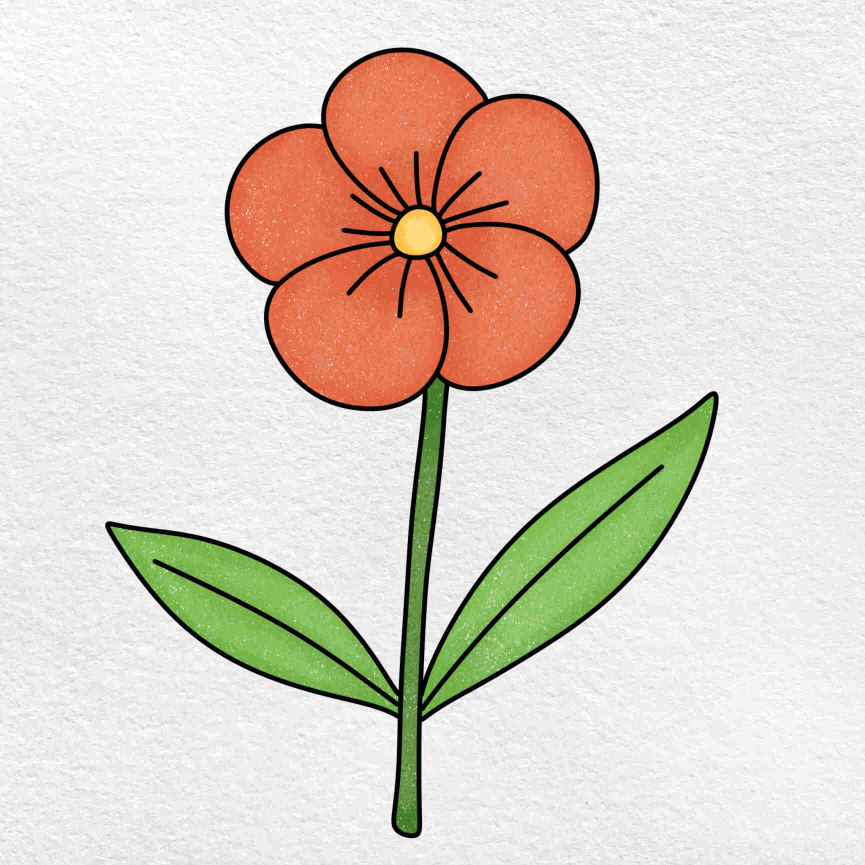
#> input picture Images/flower.jpg, 1730 x 1730 px (shown at 1/2 size)
$ python make_drawing_path.py --image ../Images/flower.jpg -o out.png
#> lines starting #> are read from the running program, lines starting #| are printed output that depends on the picture; after the words box and inside, x2 and y2 are one past the last pixel; in counts of white or black regions, pixels touching at a corner belong together
#!/usr/bin/env python3
"""Create Drawing_Demo replay files from images or normalized coordinates."""

import argparse
import math
import re
from dataclasses import dataclass
from pathlib import Path

import cv2
import numpy as np


DEFAULT_WIDTH = 300
DEFAULT_HEIGHT = 400
DEFAULT_START = (0.5, 0.5)


@dataclass(frozen=True)
class Point:
    x: float
    y: float


@dataclass(frozen=True)
class Sample:
    x: float
    y: float
    pen: int


def clamp01(value: float) -> float:
    return max(0.0, min(1.0, value))


def clamp_margin(value: float, width_m: float, height_m: float) -> float:
    max_margin = max(0.0, min(width_m, height_m) * 0.45)
    return max(0.0, min(value, max_margin))


def distance(a: Point, b: Point) -> float:
    return math.hypot(a.x - b.x, a.y - b.y)


def physical_distance(a: Point, b: Point, width_m: float, height_m: float) -> float:
    return math.hypot((a.x - b.x) * width_m, (a.y - b.y) * height_m)


def interpolate(a: Point, b: Point, max_step: float):
    steps = max(1, int(math.ceil(distance(a, b) / max(max_step, 1e-6))))
    for i in range(1, steps + 1):
        t = i / steps
        yield Point(a.x + (b.x - a.x) * t, a.y + (b.y - a.y) * t)


def add_hold(samples, point: Point, pen: int, count: int):
    for _ in range(max(0, count)):
        samples.append(Sample(point.x, point.y, pen))


def add_move(samples, current: Point, target: Point, pen: int, max_step: float):
    for point in interpolate(current, target, max_step):
        samples.append(Sample(point.x, point.y, pen))
    return target


def order_strokes_nearest_neighbor(strokes):
    if not strokes:
        return []

    remaining = [list(stroke) for stroke in strokes]
    current = Point(*DEFAULT_START)
    ordered = []
    while remaining:
        best_index = 0
        best_reverse = False
        best_distance = float("inf")
        for index, stroke in enumerate(remaining):
            start_distance = distance(current, stroke[0])
            end_distance = distance(current, stroke[-1])
            if start_distance < best_distance:
                best_distance = start_distance
                best_index = index
                best_reverse = False
            if end_distance < best_distance:
                best_distance = end_distance
                best_index = index
                best_reverse = True
        stroke = remaining.pop(best_index)
        if best_reverse:
            stroke.reverse()
        ordered.append(stroke)
        current = stroke[-1]
    return ordered


# [152 lines left out: functions stroke_bounds, fit_strokes_to_physical_area, section_strokes_by_physical_length, stretch_samples_to_count, not called in this run]


def samples_from_strokes(
    strokes,
    travel_step: float,
    draw_step: float,
    lift_samples: int,
    hover_samples: int,
    press_samples: int,
    final_lift_samples: int,
):
    samples = []
    current = Point(*DEFAULT_START)
    add_hold(samples, current, 0, lift_samples)

    for stroke in order_strokes_nearest_neighbor(strokes):
        if len(stroke) < 2:
            continue

        start = stroke[0]
        add_hold(samples, current, 0, lift_samples)
        current = add_move(samples, current, start, 0, travel_step)
        add_hold(samples, current, 0, hover_samples)
        add_hold(samples, current, 1, press_samples)

        for point in stroke[1:]:
            current = add_move(samples, current, point, 1, draw_step)

    add_hold(samples, current, 0, final_lift_samples)
    return samples


def resize_to_canvas(gray, width: int, height: int):
    image_height, image_width = gray.shape[:2]
    scale = min(width / image_width, height / image_height)
    resized_width = max(1, int(round(image_width * scale)))
    resized_height = max(1, int(round(image_height * scale)))
    resized = cv2.resize(gray, (resized_width, resized_height), interpolation=cv2.INTER_AREA)

    canvas = np.full((height, width), 255, dtype=np.uint8)
    x0 = (width - resized_width) // 2
    y0 = (height - resized_height) // 2
    canvas[y0 : y0 + resized_height, x0 : x0 + resized_width] = resized
    return canvas


def to_uint8(image):
    if image.dtype == np.uint8:
        return image
    if np.issubdtype(image.dtype, np.integer):
        max_value = np.iinfo(image.dtype).max
        scaled = image.astype(np.float32) * (255.0 / max(float(max_value), 1.0))
        return np.clip(scaled, 0, 255).astype(np.uint8)

    image = image.astype(np.float32)
    finite = image[np.isfinite(image)]
    if finite.size == 0:
        return np.zeros(image.shape, dtype=np.uint8)
    low = float(finite.min())
    high = float(finite.max())
    if 0.0 <= low and high <= 1.0:
        return np.clip(image * 255.0, 0, 255).astype(np.uint8)
    if low == high:
        return np.full(image.shape, 255 if high > 0 else 0, dtype=np.uint8)
    scaled = (image - low) * (255.0 / (high - low))
    return np.clip(scaled, 0, 255).astype(np.uint8)


def as_uint8_grayscale(image):
    image = to_uint8(image)
    if image.ndim == 2:
        gray = image
    elif image.ndim == 3 and image.shape[2] == 4:
        alpha = image[:, :, 3:4].astype(np.float32) / 255.0
        bgr = image[:, :, :3].astype(np.float32)
        composited = bgr * alpha + 255.0 * (1.0 - alpha)
        gray = cv2.cvtColor(composited.astype(np.uint8), cv2.COLOR_BGR2GRAY)
    elif image.ndim == 3 and image.shape[2] == 3:
        gray = cv2.cvtColor(image, cv2.COLOR_BGR2GRAY)
    else:
        raise ValueError(f"Unsupported image shape: {image.shape}")

    return gray


def read_grayscale(image_path: Path):
    image = cv2.imread(str(image_path), cv2.IMREAD_UNCHANGED)
    if image is None:
        raise ValueError(f"Unable to read image: {image_path}")
    return as_uint8_grayscale(image)


def enhance_grayscale_for_tracing(gray):
    clahe = cv2.createCLAHE(clipLimit=2.0, tileGridSize=(8, 8))
    enhanced = clahe.apply(gray)
    denoised = cv2.bilateralFilter(enhanced, d=5, sigmaColor=40, sigmaSpace=40)
    detail = cv2.GaussianBlur(denoised, (0, 0), 1.0)
    sharpened = cv2.addWeighted(denoised, 1.35, detail, -0.35, 0)
    return sharpened


def prepare_grayscale_canvas(args):
    gray = read_grayscale(args.image)
#> in read_grayscale, image is the input picture: shape (1730, 1730, 3); mean B, G, R 199.4, 210.9, 220
#> in as_uint8_grayscale, `gray = cv2.cvtColor(image, cv2.COLOR_BGR2GRAY)`:
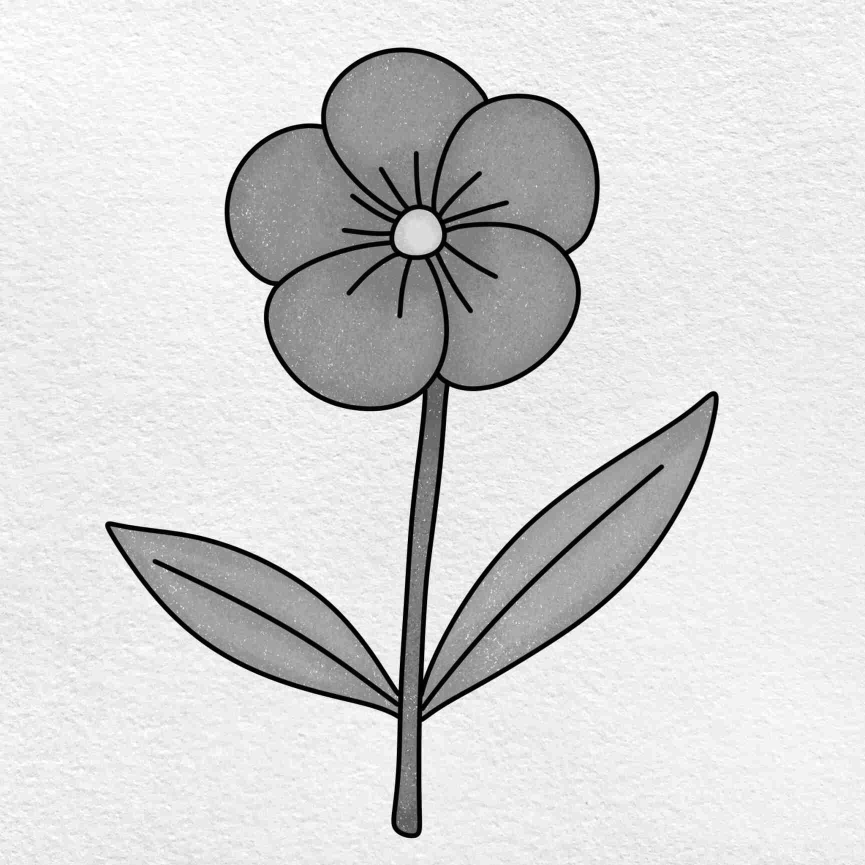
#> gray: shape (1730, 1730) (shown at 1/2 size); min 0, max 255, mean 212.3
    canvas = resize_to_canvas(gray, args.width, args.height)
#> in resize_to_canvas, `resized = cv2.resize(gray, (resized_width, resized_height), interpolat..`:
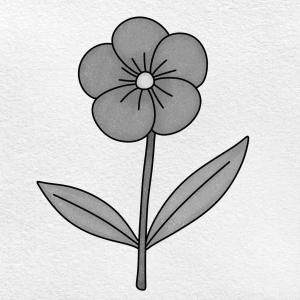
#> resized: shape (300, 300); min 0, max 254, mean 212.3
#> in resize_to_canvas, `canvas[y0 : y0 + resized_height, x0 : x0 + resized_width] = resized`:
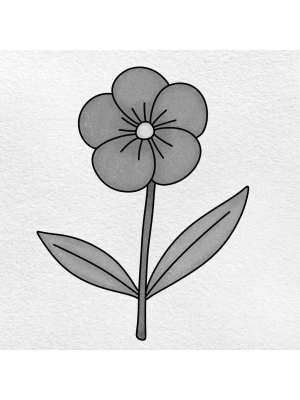
#> canvas: shape (400, 300); min 0, max 255, mean 222.9
    if not getattr(args, "no_contrast_enhance", False):
        canvas = enhance_grayscale_for_tracing(canvas)
#> in enhance_grayscale_for_tracing, `enhanced = clahe.apply(gray)`:
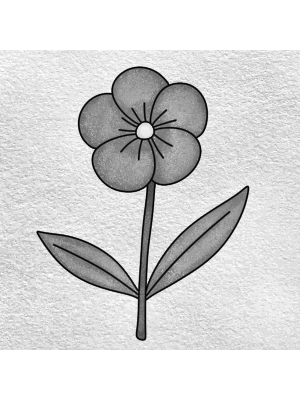
#> enhanced: shape (400, 300); min 1, max 255, mean 214.3
#> in enhance_grayscale_for_tracing, `detail = cv2.GaussianBlur(denoised, (0, 0), 1.0)`:
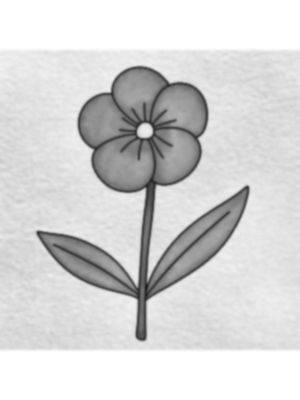
#> detail: shape (400, 300); min 30, max 255, mean 214.1
    if args.blur > 0:
        kernel = args.blur if args.blur % 2 == 1 else args.blur + 1
        canvas = cv2.GaussianBlur(canvas, (kernel, kernel), 0)
    greyscale_output = getattr(args, "greyscale_output", None)
    if greyscale_output:
        greyscale_output.parent.mkdir(parents=True, exist_ok=True)
        cv2.imwrite(str(greyscale_output), canvas)
    return canvas


def automatic_canny(gray, sigma: float):
    median = float(np.median(gray))
    lower = int(max(0, (1.0 - sigma) * median))
    upper = int(min(255, (1.0 + sigma) * median))
    return cv2.Canny(gray, lower, upper)


def strokes_from_image(args):
    canvas = prepare_grayscale_canvas(args)
    if args.threshold is not None:
        _, binary = cv2.threshold(canvas, args.threshold, 255, cv2.THRESH_BINARY_INV)
        edges = cv2.Canny(binary, 50, 150)
    else:
        edges = automatic_canny(canvas, args.canny_sigma)
#> in automatic_canny, `median = float(np.median(gray))`: median = 226
#> in automatic_canny, `lower = int(max(0, (1.0 - sigma) * median))`: lower = 151
#> in automatic_canny, `upper = int(min(255, (1.0 + sigma) * median))`: upper = 255
#> in automatic_canny, `return cv2.Canny(gray, lower, upper)`:
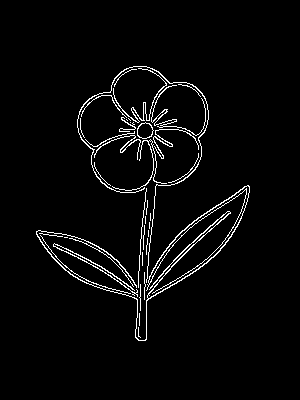
#> returned value: shape (400, 300); 3.3% white in thin lines or dots, all inside (x1, y1, x2, y2) = (36, 66, 250, 341)

    contours, _ = cv2.findContours(edges, cv2.RETR_LIST, cv2.CHAIN_APPROX_NONE)
    strokes = []
    for contour in contours:
        if len(contour) < args.min_contour_points:
            continue
        epsilon = max(0.0, args.simplify_px)
        if epsilon > 0:
            contour = cv2.approxPolyDP(contour, epsilon, closed=False)
        points = []
        for item in contour.reshape(-1, 2):
            px, py = float(item[0]), float(item[1])
            x = clamp01(px / max(args.width - 1, 1))
            y = clamp01(1.0 - py / max(args.height - 1, 1))
            points.append(Point(x, y))
        if len(points) >= 2:
            strokes.append(points)

    if not strokes:
        raise ValueError("No drawable contours found. Try lowering --threshold or --min-contour-points.")
    return strokes


# [44 lines left out: functions parse_coord_line, strokes_from_coords, not called in this run]


def write_replay(samples, output: Path):
    output.parent.mkdir(parents=True, exist_ok=True)
    with output.open("w", encoding="utf-8") as handle:
        handle.write(f"{len(samples)}\n")
        for index, sample in enumerate(samples, start=1):
            handle.write(f"{index} {sample.x:.6f} {sample.y:.6f} {sample.pen}\n")


# [13 lines left out: function write_preview, not called in this run]


def build_parser():
    parser = argparse.ArgumentParser(
        description="Generate Drawing_Demo Data/*.txt replay paths from an image/photo or coordinate file."
    )
    source = parser.add_mutually_exclusive_group(required=True)
    source.add_argument("--image", type=Path, help="Input image/photo to trace into contour strokes")
    source.add_argument("--coords", type=Path, help="Input coordinate file with x y [pen] per line")
    parser.add_argument("--output", "-o", type=Path, required=True, help="Output replay file, usually Data/name.txt")
    parser.add_argument("--preview", type=Path, help="Optional PNG preview of the robot replay path")
    parser.add_argument("--preview-size", type=int, default=1000, help="Preview image size in pixels")

    parser.add_argument("--width", type=int, default=DEFAULT_WIDTH, help="Image trace canvas width in pixels")
    parser.add_argument("--height", type=int, default=DEFAULT_HEIGHT, help="Image trace canvas height in pixels")
    parser.add_argument("--threshold", type=int, help="Optional binary threshold for image tracing")
    parser.add_argument("--canny-sigma", type=float, default=0.33, help="Automatic Canny threshold sigma")
    parser.add_argument("--blur", type=int, default=3, help="Gaussian blur kernel for image tracing; 0 disables")
    parser.add_argument("--min-contour-points", type=int, default=20, help="Ignore shorter image contours")
    parser.add_argument("--simplify-px", type=float, default=1.0, help="Contour simplification in image pixels")
    parser.add_argument("--greyscale-output", type=Path, help="Optional PNG of the prepared greyscale trace input")
    parser.add_argument(
        "--no-contrast-enhance",
        action="store_true",
        help="Disable CLAHE contrast, denoise, and light sharpening before edge tracing",
    )

    parser.add_argument("--origin", choices=("bottom-left", "top-left"), default="bottom-left",
                        help="Origin for --coords input before writing replay coordinates")
    parser.add_argument("--input-size", nargs=2, type=float, metavar=("WIDTH", "HEIGHT"),
                        help="Treat --coords x/y as pixels and normalize by this size")

    parser.add_argument("--travel-step", type=float, default=0.001, help="Max normalized step while pen is lifted")
    parser.add_argument("--draw-step", type=float, default=0.00075, help="Max normalized step while drawing")
    parser.add_argument("--lift-samples", type=int, default=30, help="Pen-up dwell samples before travel")
    parser.add_argument("--hover-samples", type=int, default=40, help="Pen-up dwell samples before pressing")
    parser.add_argument("--press-samples", type=int, default=80, help="Pen-down dwell samples before a stroke")
    parser.add_argument("--final-lift-samples", type=int, default=300, help="Pen-up dwell samples at the end")
    return parser


def main():
    parser = build_parser()
    args = parser.parse_args()

    if args.width < 2 or args.height < 2:
        parser.error("--width and --height must be at least 2")
    if args.image and not args.image.exists():
        parser.error(f"--image does not exist: {args.image}")
    if args.coords and not args.coords.exists():
        parser.error(f"--coords does not exist: {args.coords}")

    strokes = strokes_from_image(args) if args.image else strokes_from_coords(args)
#> in strokes_from_image, `contours, _ = cv2.findContours(edges, cv2.RETR_LIST, cv2.CHAIN_APPROX_..`: contours = 39 contours, 30 with area under 20; largest, box (x1, y1, x2, y2) and area: (36, 185, 250, 341) 367, (137, 122, 154, 139) 196, (137, 122, 154, 139) 184, (77, 66, 209, 283) 110, (53, 243, 138, 297) 72
#> the loop in strokes_from_image, `for contour in contours:` made 39 passes
#> contour on passes 2, 3, 4, 5, 7, 11, 13, 17, 22, 29, 30, 31: [[139, 313], [139, 325], [139, 314]], [[140, 284], [140, 310], [140, 285]], [[144, 272], [144, 299], [144, 273]], [[142, 252], [142, 265], [142, 253]], [[147, 238], [146, 254], [147, 239]], [[39, 233], [62, 236], [40, 233]], [[144, 225], [143, 249], [144, 226]], [[147, 200], [146, 214], [147, 201]], [[149, 140], [150, 139], [151, 140], [150, 141]], [[130, 122]], [[126, 119], [127, 120]], [[128, 118], [129, 119], [130, 120], [129, 119]]
#> after the loop in strokes_from_image, `for contour in contours:`: strokes = 30 items
#> strokes = 30 items
    samples = samples_from_strokes(
        strokes,
        travel_step=args.travel_step,
        draw_step=args.draw_step,
        lift_samples=args.lift_samples,
        hover_samples=args.hover_samples,
        press_samples=args.press_samples,
        final_lift_samples=args.final_lift_samples,
    )
#> the loop in samples_from_strokes, `for stroke in order_strokes_nearest_neighbor(strokes):` made 30 passes
#> samples = 34962 items
    write_replay(samples, args.output)
    if args.preview:
        write_preview(samples, args.preview, args.preview_size)

    pen_down = sum(1 for sample in samples if sample.pen)
#> pen_down = 30194
    print(f"Wrote {len(samples)} samples to {args.output}")
#| Wrote 34962 samples to out.png
    print(f"Strokes: {len(strokes)} | pen-down samples: {pen_down}")
#| Strokes: 30 | pen-down samples: 30194
    if args.preview:
        print(f"Preview: {args.preview}")


if __name__ == "__main__":
    raise SystemExit(main())
#> (the program exits here)
